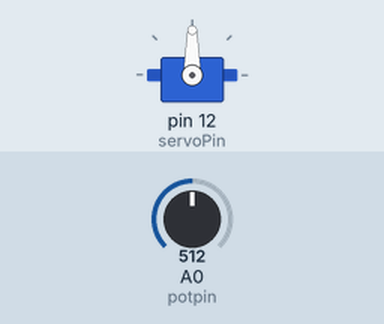
Bench run of a sketch on a simulated Arduino Uno, built with avr-gcc and run on an emulated ATmega328P. On the bench: servo. Inputs (shaded band) come from the test bench; at power-on: A0 (potpin) = 512.

Above: at 1.2 s.
1.3 s: A0 (potpin) set to 716
At 1.6 s:
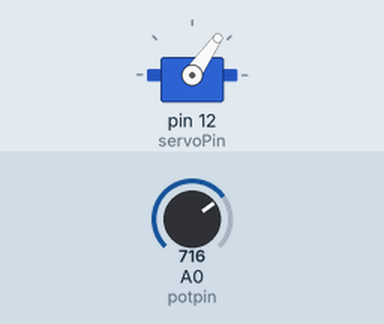
2.8 s: A0 (potpin) set to 900
At 3.7 s:
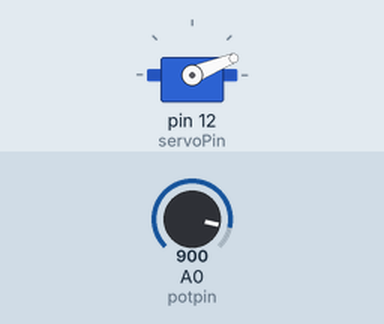
4.3 s: A0 (potpin) set to 1023
At 5.1 s:
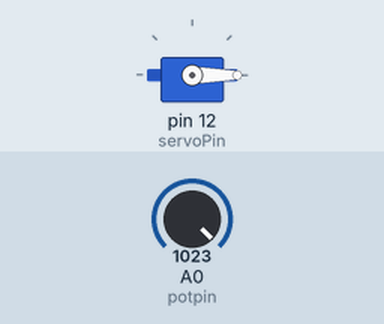
5.8 s: A0 (potpin) set to 306
At 7.0 s:
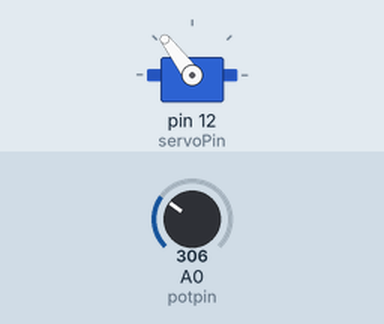
7.3 s: A0 (potpin) set to 122
At 8.6 s:
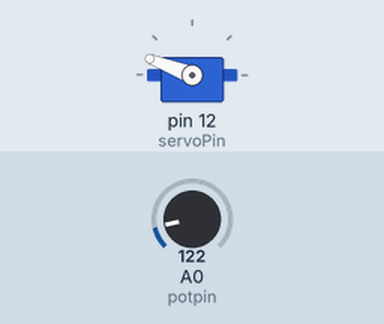
Timing chart, 0 to 9.8 s (numbered marks = the images above; inputs shaded):
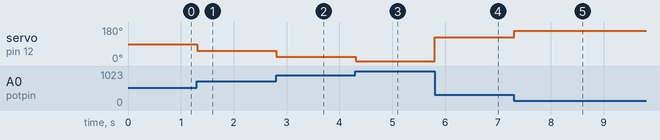

The sketch:

ixid_examples.ino
```cpp
#include "Servo.h"

// declare pins
const int potPin = 0;
const int servoPin = 12;

Servo myservo;  // create servo object to control a servo

int potpin = 0;  // analog pin used to connect the potentiometer
int val;    // variable to read the value from the analog pin

void setup()
{
  myservo.attach(servoPin);  // attaches the servo on pin 9 to the servo object
}

void loop()
{
  val = analogRead(potpin);            // reads the value of the potentiometer (value between 0 and 1023)
  val = map(val, 0, 1023, 180, 0);     // scale it to use it with the servo (value between 0 and 180)
  myservo.write(val);                  // sets the servo position according to the scaled value
  delay(15);                           // waits for the servo to get there
} 
```

Measured:
- after the input at 1.3 s, servo on pin 12 (servoPin): 90° → 55° at once
- after the input at 2.8 s, servo on pin 12 (servoPin): 55° → 22° at once
- after the input at 4.3 s, servo on pin 12 (servoPin): 22° → 0° at once
- after the input at 5.8 s, servo on pin 12 (servoPin): 0° → 127° at once
- after the input at 7.3 s, servo on pin 12 (servoPin): 127° → 159° at once
